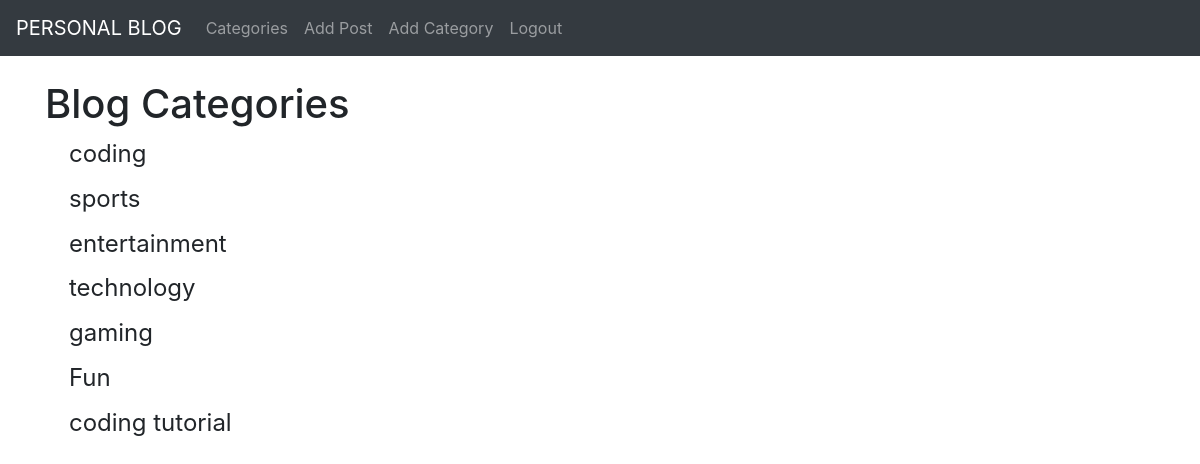
/category-list/ (signed in), run on the app's committed database.
### myblog/models.py (models this page shows, shortened)
class Category(models.Model):
	name = models.CharField(max_length=255, default = 'coding')
	def __str__(self):
		return self.name

### myblog/views.py (the view)
# urls.py: path('category-list/', CategoryListView, name="category-list"),
def CategoryListView(request):
	cat_menu_list = Category.objects.all()
	return render(request, 'myblog/category_list.html',{'cat_menu_list': cat_menu_list})

### myblog/templates/myblog/category_list.html (shortened to what this page needs)
{% extends 'myblog/base.html' %}
{% block content %}
	<h1>Blog Categories</h1>
	{% for item in cat_menu_list %}
         <h4>
         	<a class="dropdown-item" href="{% url 'category' item|slugify %}">
         		{{ item }}
         	</a>
         </h4>
     {% endfor %}
{% endblock %}

### data on the page
Category: name "coding"
Category: name "sports"
Category: name "entertainment"
Category: name "technology"
Category: name "gaming"
Category: name "Fun"
Category: name "coding tutorial"
